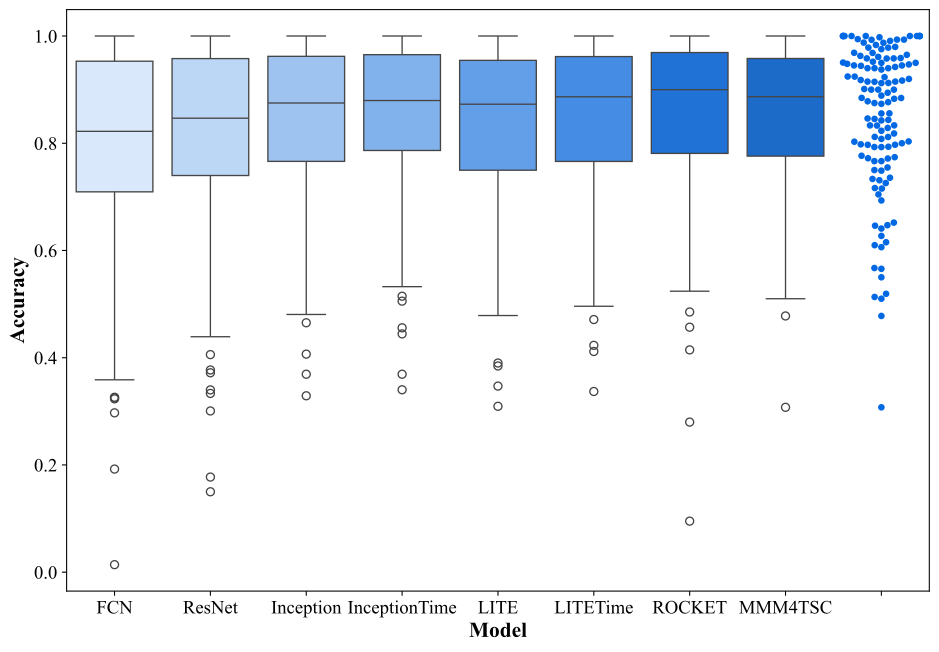

Python code for this plot:
import pandas as pd
import matplotlib.pyplot as plt
import seaborn as sns
from matplotlib import rcParams

# 设置全局字体为Times New Roman
rcParams['font.family'] = 'Times New Roman'
rcParams['font.size'] = 14

# 读取Excel文件
df = pd.read_excel('result.xlsx')

# 假设第一列是数据集名称，我们将其保留为索引
df.set_index('dataset', inplace=True)

# 将模型名称和准确率转换为适当的数据类型
models = df.columns
df[models] = df[models].astype(float)

palette = {
    'FCN': '#d4e7ff',       # 橙色
    'ResNet': '#b2d5ff',    # 蓝色
    'Inception': '#90c2ff', # 绿色
    'InceptionTime': '#6fb0fe', # 黄色
    'LITE': '#4d9dfe',     # 深蓝色
    'LITETime': '#2b8afe',  # 红橙色
    'ROCKET': '#016ff5',    # 紫色
    'MMM4TSC': '#0168e4'    # 黑色，MMM4TSC模型
}

# 绘制箱线图，比较所有模型的性能
plt.figure(figsize=(10, 7))  # 设置图形大小
sns.boxplot(data=df, palette=palette)  # 绘制箱线图

# 突出显示MMM4TSC模型的箱线图
mmm4tsc_accuracies = df['MMM4TSC']
sns.swarmplot(data=mmm4tsc_accuracies, color='#0168e4')  # 绘制MMM4TSC模型的散点图

plt.xlabel('Model', fontsize=16, fontweight='bold')  # 设置x轴标签
plt.ylabel('Accuracy', fontsize=16, fontweight='bold')  # 设置y轴标签
# plt.xticks(rotation=90)  # 旋转x轴标签以便阅读
plt.tight_layout()  # 自动调整子图参数，使之填充整个图像区域
plt.savefig('all_performance.svg', bbox_inches='tight', dpi=300, format='svg')
# 显示图形
plt.show()